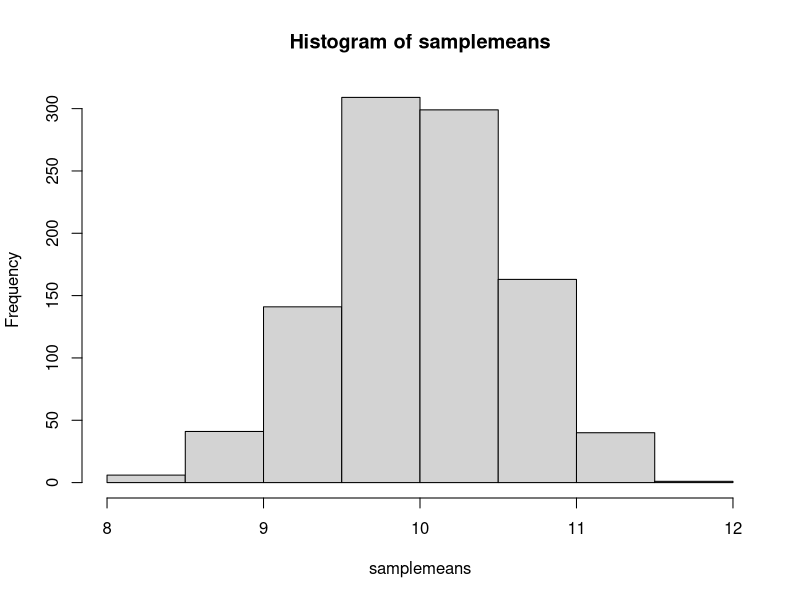
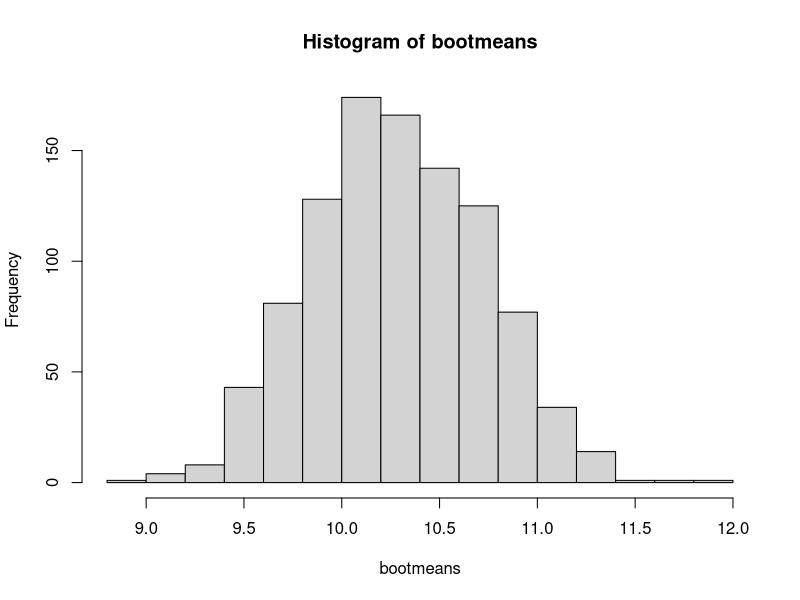
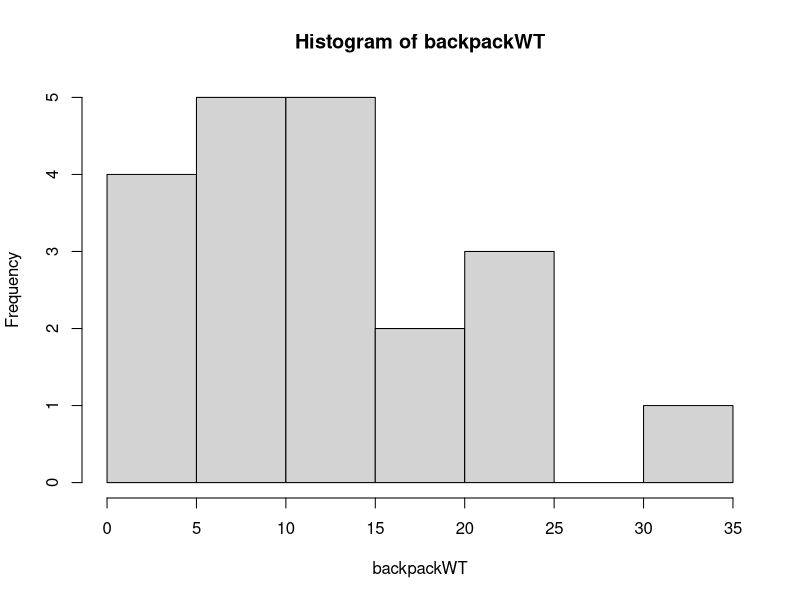

These figures' R source, in order:
## ---- chunk 1
mysample = rnorm(25, 10, 3)
mean(mysample)
## ---- chunk 2
3/sqrt(25)
## ---- chunk 3
samplemeans = rep(NA,1000)
for (i in 1:1000)
{
  mysample.i = rnorm(25, 10, 3)
  samplemeans[i] = mean(mysample.i)
}

hist(samplemeans)
sum(samplemeans >= 10-2*3/sqrt(25) & samplemeans <= 0+2*3/sqrt(25))/1000
## ---- chunk 4
x.bar = mean(mysample); s = sd(mysample)
x.bar - 2*s/sqrt(25); x.bar + 2*s/sqrt(25)
## ---- chunk 5
mysample
mean(mysample)
## ---- chunk 6
bootsample = sample(mysample, 25, replace=T); bootsample
bootmean = mean(bootsample); bootmean
## ---- chunk 7
bootmeans = rep(NA, 1000)
for (i in 1:1000)
{
  bootsample = sample(mysample, 25, replace=T)
  bootmeans[i] = mean(bootsample)
}

hist(bootmeans)
## ---- chunk 8
10-2*sd(bootmeans)
10+2*sd(bootmeans)
## ---- chunk 9
data.2 <- read.csv("backpacks.txt", sep="")
attach(data.2)
hist(backpackWT)
## ---- chunk 10
bootmeans = rep(NA, 1000)
for (i in 1:1000) {
bootsample = sample(backpackWT, 20, replace=T)
bootmeans[i] = mean(bootsample)
}
sd(bootmeans)
sd(backpackWT)/sqrt(20)
## ---- chunk 11
mean(backpackWT)-2*sd(bootmeans)
mean(backpackWT)+2*sd(bootmeans)

mean(backpackWT)-2*(sd(backpackWT)/sqrt(20))
mean(backpackWT)+2*(sd(backpackWT)/sqrt(20))
